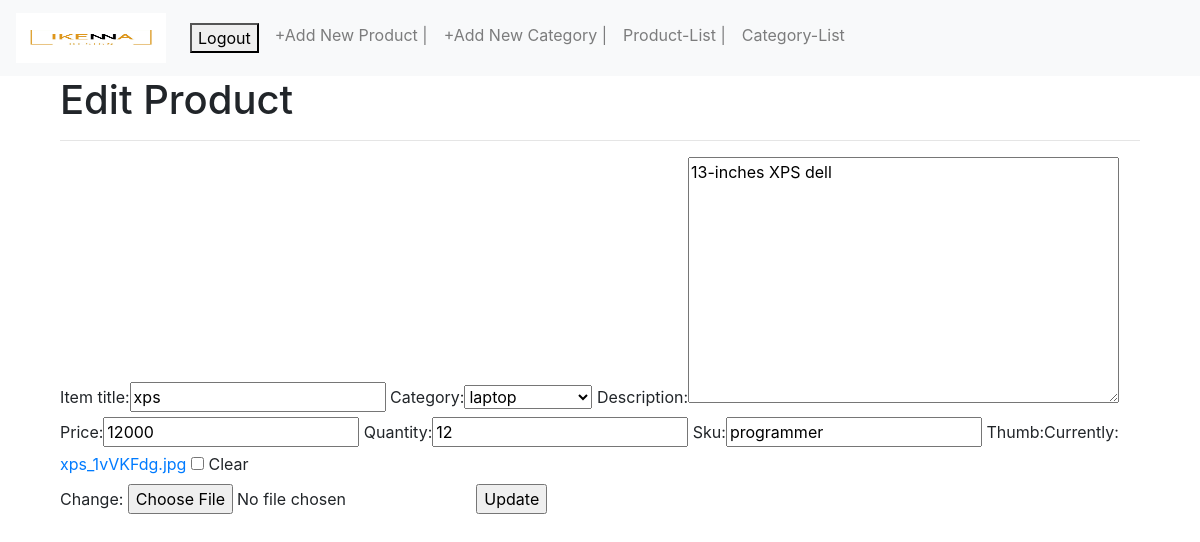
The app's page /product/5/ (signed in) with its own data.
### product/models.py (models this page shows, shortened)
class Product(models.Model):
    item_title = models.CharField(max_length=100)
    category = models.ForeignKey(Maincat, default=None) #category
    description = models.TextField()
    price = models.CharField(max_length=100)
    quantity = models.CharField(max_length=100)
    sku = models.CharField(max_length=100)
    date = models.DateTimeField(auto_now_add=True)
    thumb = models.ImageField(default='default.png', blank=True)

### maincat/models.py (models this page shows)
class Maincat(models.Model):
    category = models.CharField(max_length=100,unique=True)
    def __str__(self):
        return self.category

### product/views.py (the view)
# urls.py: url(r'^(?P<id>.*)/$', views.productEdit, name="change"),
@login_required(login_url="/accounts/login/")
def productEdit(request, id):
    productRow = get_object_or_404(Product, pk=id)
    if request.method == "POST":
        form = forms.AddProduct(request.POST, request.FILES, instance=productRow)
        if form.is_valid():
            productRow = form.save(commit=False)
            productRow.save()
            return redirect('product:list')
    else:
        form = forms.AddProduct(instance=productRow)
    return render(request, 'product/productEdit.html', {'form': form, 'id':id})

### product/forms.py
class AddProduct(forms.ModelForm):
    class Meta:
        model = models.Product
        fields = ['item_title','category', 'description', 'price', 'quantity','sku','thumb']

### product/templates/product/productEdit.html (shortened to what this page needs)
{%extends 'base_layout.html'%}
{%block content%}
    <div class="container">
        <h1> Edit Product </h1>
        <hr>
        <form class="form-group" action="{% url 'product:change' id%}" method="post" enctype="multipart/form-data">
            {{form}}
            <input type="submit" value="Update">
        </form>
    </div>
{% endblock %}

### records on screen
Product: item_title "xps", description "13-inches XPS dell", price "12000", quantity "12", sku "programmer"
Maincat: category "laptop"
